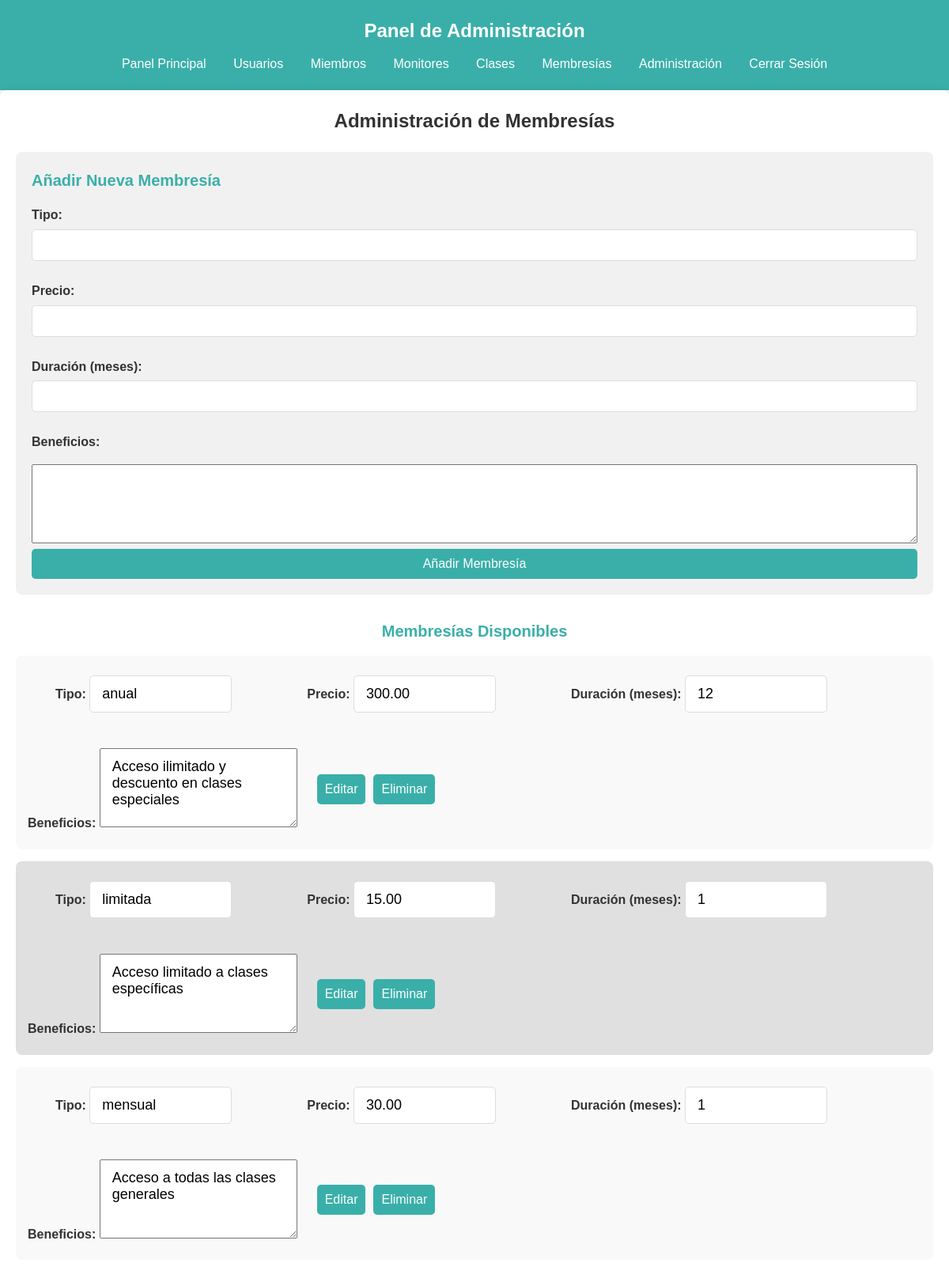
Screenshot of /src/membresias.php (signed in) with the database file from the repository.
### tables this page shows
CREATE TABLE IF NOT EXISTS membresia (
    id_membresia INT AUTO_INCREMENT PRIMARY KEY,
    tipo VARCHAR(50) UNIQUE,
    precio DECIMAL(10, 2),
    duracion INT COMMENT 'Duración en meses',
    beneficios TEXT
);

### src/membresias.php (the view, shortened to what this page needs)
<?php
$conn = obtenerConexion();
$membresias = [];
$result = $conn->query("SELECT * FROM membresia ORDER BY tipo ASC");
if ($result) {
    while ($row = $result->fetch_assoc()) {
        $membresias[] = $row;
    }
}
include 'includes/admin_header.php';
?>
<!DOCTYPE html>
<html lang="es">
<head>
    <link rel="stylesheet" href="estilos.css">
</head>
<body>
    <main class="form_container form_container_large">
        <h2>Administración de Membresías</h2>
        <form method="POST" action="membresias.php" class="membresia-form">
            <h3>Añadir Nueva Membresía</h3>
            <div class="membresia-form-item">
                <label for="tipo">Tipo:</label>
                <input type="text" id="tipo" name="tipo" required>
            </div>
            <div class="membresia-form-item">
                <label for="precio">Precio:</label>
                <input type="number" id="precio" name="precio" step="0.01" required>
            </div>
            <div class="membresia-form-item">
                <label for="duracion">Duración (meses):</label>
                <input type="number" id="duracion" name="duracion" required>
            </div>
            <div class="membresia-form-item">
                <label for="beneficios">Beneficios:</label>
                <textarea id="beneficios" name="beneficios" rows="3"></textarea>
            </div>
            <button type="submit" name="nueva_membresia">Añadir Membresía</button>
        </form>
        <h3>Membresías Disponibles</h3>
        <ul class="membresias-lista">
            <?php foreach ($membresias as $membresia): ?>
                <li>
                    <form method="POST" action="membresias.php" class="membresia-item">
                        <label>
                            Tipo:
                            <input type="text" name="tipo" value="<?php echo htmlspecialchars($membresia['tipo']); ?>" required>
                        </label>
                        <label>
                            Precio:
                            <input type="number" name="precio" value="<?php echo htmlspecialchars($membresia['precio']); ?>" step="0.01" required>
                        </label>
                        <label>
                            Duración (meses):
                            <input type="number" name="duracion" value="<?php echo htmlspecialchars($membresia['duracion']); ?>" required>
                        </label>
                        <label>
                            Beneficios:
                            <textarea name="beneficios" rows="1"><?php echo htmlspecialchars($membresia['beneficios']); ?></textarea>
                        </label>
                        <div class="membresia-botones">
                            <button type="submit" name="editar_membresia">Editar</button>
                            <button type="submit" name="eliminar_membresia" onclick="return confirm('¿Estás seguro de que deseas eliminar esta membresía?')">Eliminar</button>
                        </div>
                    </form>
                </li>
            <?php endforeach; ?>
        </ul>
    </main>
</body>
</html>

### src/Includes/admin_header.php (shortened to what this page needs)
<!DOCTYPE html>
<html lang="es">
<head>
    <link rel="stylesheet" href="../assets/css/estilos.css">
</head>
<body>
    <header>
        <h1>Panel de Administración</h1>
        <nav id="navegacion-rapida">
            <?php if (isset($_SESSION['rol']) && $_SESSION['rol'] === 'admin'): ?>
                <a href="admin.php">Panel Principal</a>
                <a href="usuarios.php">Usuarios</a>
                <a href="miembros.php">Miembros</a>
                <a href="monitores.php">Monitores</a>
                <a href="clases.php">Clases</a>
                <a href="membresias.php">Membresías</a>
                <a href="configuracion.php">Administración</a>
            <?php endif; ?>
            <form action="includes/general.php" method="post" style="display: inline;">
                <button type="submit" class="logout-link">Cerrar Sesión</button>
            </form>
        </nav>
    </header>
</body>
</html>

### assets/css/estilos.css (style rules this page uses)
* { margin: 0; padding: 0; box-sizing: border-box; font-family: Arial, sans-serif; }
body { background-color: #f4f7f6; color: #333; line-height: 1.6; display: flex; flex-direction: column; align-items: center; justify-content: center; min-height: 100vh; }
header { background-color: #3aafa9; color: #fff; padding: 20px; text-align: center; width: 100%; }
header h1 { font-size: 24px; margin-bottom: 10px; }
header nav a, header nav .logout-link { color: #fff; text-decoration: none; margin: 0 15px; font-size: 16px; background: none; border: none; cursor: pointer; padding: 0; }
main { padding: 20px; max-width: 1900px; width: 100%; text-align: center; }
.form_container { background-color: #ffffff; padding: 20px; border-radius: 8px; box-shadow: 0 0 10px rgba(0, 0, 0, 0.1); max-width: 600px; margin: 20px auto; text-align: left; }
.form_container_large { max-width: 1600px; margin: 0 auto; padding: 20px; text-align: center; }
.form_container_large h2 { text-align: center; margin-bottom: 20px; }
.membresia-form { text-align: left; padding: 20px; background-color: #f1f1f1; border-radius: 8px; margin-bottom: 30px; }
.membresia-form textarea#beneficios { width: 100%; min-height: 100px; font-size: 18px; padding: 12px; resize: vertical; margin-top: 10px; }
.membresia-form button[type="submit"] { padding: 10px 15px; background-color: #3aafa9; color: #fff; font-size: 16px; border: none; border-radius: 4px; cursor: pointer; width: auto; }
.membresia-item { display: flex; flex-wrap: wrap; gap: 15px; align-items: center; justify-content: flex-start; }
.membresias-lista { list-style-type: none; padding: 0; }
.membresias-lista li { margin-bottom: 15px; padding: 15px; border-radius: 8px; }
.membresias-lista li:nth-child(odd) { background-color: #f9f9f9; }
.membresias-lista li:nth-child(even) { background-color: #e0e0e0; }
.membresia-item input[type="text"], .membresia-item input[type="number"], .membresia-item textarea { width: 20%; min-width: 180px; max-width: 250px; padding: 12px 15px; font-size: 18px; margin-right: 10px; }
.membresia-item textarea { width: 100%; min-height: 100px; resize: vertical; }
.membresia-botones { display: flex; gap: 10px; }
.membresia-botones button { padding: 12px 20px; background-color: #3aafa9; color: #fff; font-size: 16px; border: none; cursor: pointer; width: auto; }
.form_container h3 { font-size: 20px; margin-bottom: 15px; color: #3aafa9; }
.form_container label { display: block; margin: 10px 0 5px; font-weight: bold; color: #333; }
.form_container input, .form_container select { width: 100%; padding: 10px; margin-bottom: 15px; border: 1px solid #ddd; border-radius: 5px; font-size: 16px; }
.form_container button[type="submit"] { width: 100%; padding: 10px; background-color: #3aafa9; color: #fff; font-size: 16px; border: none; border-radius: 5px; cursor: pointer; transition: background-color 0.3s ease; }

### rows the page displays
membresia: tipo "anual", precio "300.00", duracion "12", beneficios "Acceso ilimitado y descuento en clases especiales"
membresia: tipo "limitada", precio "15.00", duracion "1", beneficios "Acceso limitado a clases específicas"
membresia: tipo "mensual", precio "30.00", duracion "1", beneficios "Acceso a todas las clases generales"
